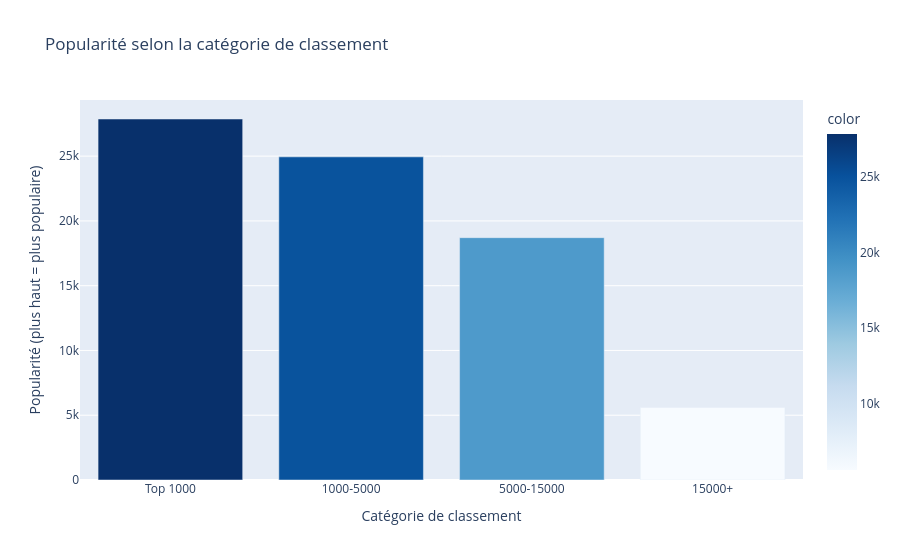

Notebook source saved alongside this figure:
### Code cell
# On inverse le classement de popularité pour que "plus populaire" = valeur plus haute
df["popularity_inversee"] = df["popularity"].max() - df["popularity"]

popularity_inv_moyenne = df.groupby("categorie_rank", observed=True)["popularity_inversee"].mean()

fig = px.bar(
    x=popularity_inv_moyenne.index,
    y=popularity_inv_moyenne.values,
    color=popularity_inv_moyenne.values,  # dégradé de couleur selon la popularité
    color_continuous_scale="Blues",
    labels={"x": "Catégorie de classement", "y": "Popularité (plus haut = plus populaire)"},
    title="Popularité selon la catégorie de classement"
)

fig.show()  # affiche le graphique

### Figure 1 — Plotly figure (JSON) as saved in the notebook; plotly's stock layout.template omitted (floating-point values rounded to 4 significant figures)
{"data": [{"hovertemplate": "Catégorie de classement=%{x}<br>Popularité (plus haut = plus populaire)=%{y}<br>color=%{marker.color}<extra></extra>", "legendgroup": "", "marker": {"color": [27870.0, 24940.0, 18710.0, 5598.0], "coloraxis": "coloraxis", "pattern": {"shape": ""}}, "name": "", "orientation": "v", "showlegend": false, "textposition": "auto", "type": "bar", "x": ["Top 1000", "1000-5000", "5000-15000", "15000+"], "xaxis": "x", "y": [27870.0, 24940.0, 18710.0, 5598.0], "yaxis": "y"}], "layout": {"barmode": "relative", "coloraxis": {"autocolorscale": false, "colorbar": {"title": {"text": "color"}}, "colorscale": [[0, "rgb(247,251,255)"], [0.125, "rgb(222,235,247)"], [0.25, "rgb(198,219,239)"], [0.375, "rgb(158,202,225)"], [0.5, "rgb(107,174,214)"], [0.625, "rgb(66,146,198)"], [0.75, "rgb(33,113,181)"], [0.875, "rgb(8,81,156)"], [1, "rgb(8,48,107)"]]}, "legend": {"tracegroupgap": 0}, "title": {"text": "Popularité selon la catégorie de classement"}, "xaxis": {"anchor": "y", "domain": [0, 1], "title": {"text": "Catégorie de classement"}}, "yaxis": {"anchor": "x", "domain": [0, 1], "title": {"text": "Popularité (plus haut = plus populaire)"}}}}
